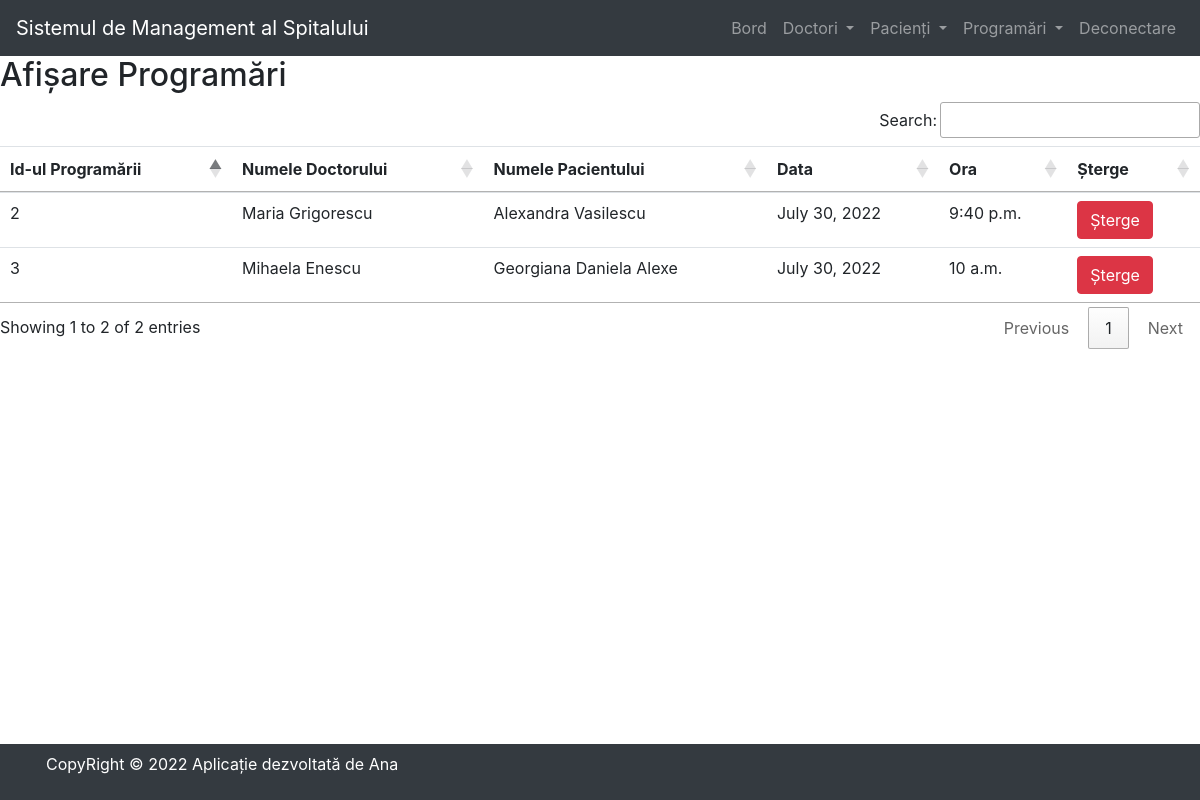
The page /view_appointment/ (signed in) on the database its author committed.
### hospital/models.py (models this page shows, shortened)
class Appointment(models.Model):
    doctor = models.ForeignKey(Doctor, on_delete=models.CASCADE)
    patient = models.ForeignKey(Patient, on_delete=models.CASCADE)
    date = models.DateField()
    time = models.TimeField()

class Doctor(models.Model):
    name = models.CharField(max_length=50)
    mobile = models.IntegerField()
    special = models.CharField(max_length=50)

class Patient(models.Model):
    name = models.CharField(max_length=50)
    gender = models.CharField(max_length=10)
    mobile = models.IntegerField(null=True)
    address = models.TextField()

### hospital/views.py (the view)
# urls.py: path('view_appointment/', View_Appointment, name='view_appointment'),
def View_Appointment(request):
    if not request.user.is_staff:
        return redirect('login')
    apt = Appointment.objects.all()
    a = {'apt': apt}
    return render(request, 'view_appointment.html', a)

### hospital/templates/view_appointment.html
{% include 'base.html' %}
{% include 'navigation.html' %}
{% block content %}
<div>
    <h2>Afișare Programări</h2>
    <table id="example" class="table table-hover">
        <thead>
            <tr>
                <th>Id-ul Programării</th>
                <th>Numele Doctorului</th>
                <th>Numele Pacientului</th>
                <th>Data</th>
                <th>Ora</th>
                <th>Șterge</th>
            </tr>
        </thead>
        <tbody>
            {% for i in apt %}
            <tr>
                <td>{{i.id}}</td>
                <td>{{i.doctor.name}}</td>
                <td>{{i.patient.name}}</td>
                <td>{{i.date}}</td>
                <td>{{i.time}}</td>
                <td><a href="{% url 'delete_appointment' i.id %}"
                    onclick="return confirm('Sunteți siguri că vreți să ștergeți acest record?')" class="btn btn-danger">Șterge</a>
                </td>
            </tr>
            {% endfor %}
        </tbody>
    </table>
</div>
{% endblock content %}
{% include 'footer.html' %}

### rows shown on the page
Appointment: id "2", doctor.name "Maria Grigorescu", patient.name "Alexandra Vasilescu", date "July 30, 2022", time "9:40 p.m."
Appointment: id "3", doctor.name "Mihaela Enescu", patient.name "Georgiana Daniela Alexe", date "July 30, 2022", time "10 a.m."
